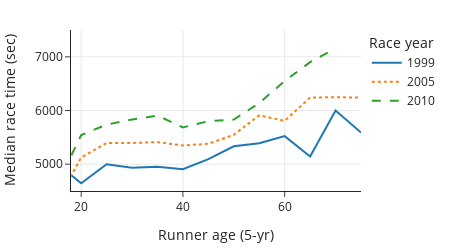

Write notebook code for a chart like this one.
### Code cell
fig = px.line(few, x='age5', y='time', color='year',
              line_dash='year',
              labels={'year':'Race year'},
              width=450, height=250,
             )
fig.update_xaxes(range=[18, 75], title="Runner age (5-yr)")
fig.update_yaxes(range=[4500, 7500], title="Median race time (sec)")
margin(fig, t=30)

### Figure 1 — Plotly figure (JSON) as saved in the notebook; plotly's stock layout.template omitted (floating-point values rounded to 4 significant figures)
{"data": [{"hovertemplate": "Race year=1999<br>age5=%{x}<br>time=%{y}<extra></extra>", "legendgroup": "1999", "line": {"color": "#1F77B4", "dash": "solid"}, "marker": {"symbol": "circle"}, "mode": "lines", "name": "1999", "orientation": "v", "showlegend": true, "type": "scatter", "x": [15, 20, 25, 30, 35, 40, 45, 50, 55, 60, 65, 70, 75], "xaxis": "x", "y": [5030.0, 4643, 5000.0, 4932, 4952, 4906.0, 5094, 5334, 5389, 5522, 5142, 5998.0, 5591], "yaxis": "y"}, {"hovertemplate": "Race year=2005<br>age5=%{x}<br>time=%{y}<extra></extra>", "legendgroup": "2005", "line": {"color": "#FF7F0E", "dash": "dot"}, "marker": {"symbol": "circle"}, "mode": "lines", "name": "2005", "orientation": "v", "showlegend": true, "type": "scatter", "x": [15, 20, 25, 30, 35, 40, 45, 50, 55, 60, 65, 70, 75], "xaxis": "x", "y": [4274.0, 5123, 5395, 5394.0, 5410.0, 5349, 5379, 5548, 5910, 5807, 6242.0, 6248, 6239], "yaxis": "y"}, {"hovertemplate": "Race year=2010<br>age5=%{x}<br>time=%{y}<extra></extra>", "legendgroup": "2010", "line": {"color": "#2CA02C", "dash": "dash"}, "marker": {"symbol": "circle"}, "mode": "lines", "name": "2010", "orientation": "v", "showlegend": true, "type": "scatter", "x": [15, 20, 25, 30, 35, 40, 45, 50, 55, 60, 65, 70], "xaxis": "x", "y": [4562, 5544.0, 5736, 5831, 5905, 5685, 5800, 5831, 6138.0, 6550, 6900, 7157], "yaxis": "y"}], "layout": {"height": 250, "legend": {"title": {"text": "Race year"}, "tracegroupgap": 0}, "margin": {"t": 30}, "width": 450, "xaxis": {"anchor": "y", "domain": [0, 1], "range": [18, 75], "title": {"text": "Runner age (5-yr)"}, "type": "linear"}, "yaxis": {"anchor": "x", "domain": [0, 1], "range": [4500, 7500], "title": {"text": "Median race time (sec)"}, "type": "linear"}}}
